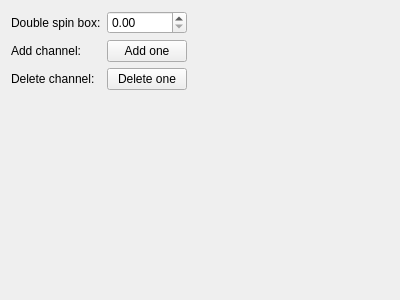
<?xml version="1.0" encoding="UTF-8"?>
<ui version="4.0">
 <class>DummyYourWidgetGui</class>
 <widget class="QWidget" name="DummyYourWidgetGui">
  <property name="geometry">
   <rect>
    <x>0</x>
    <y>0</y>
    <width>400</width>
    <height>300</height>
   </rect>
  </property>
  <property name="windowTitle">
   <string>Form</string>
  </property>
  <layout class="QGridLayout" name="gridLayout_2">
   <item row="1" column="0">
    <spacer name="verticalSpacer">
     <property name="orientation">
      <enum>Qt::Vertical</enum>
     </property>
     <property name="sizeHint" stdset="0">
      <size>
       <width>20</width>
       <height>40</height>
      </size>
     </property>
    </spacer>
   </item>
   <item row="0" column="0">
    <layout class="QGridLayout" name="gridLayout">
     <item row="1" column="0">
      <widget class="QLabel" name="m_qLabel_AddChannel">
       <property name="text">
        <string>Add channel:</string>
       </property>
      </widget>
     </item>
     <item row="0" column="1">
      <widget class="QDoubleSpinBox" name="m_pDoubleSpinBox_dummy"/>
     </item>
     <item row="0" column="0">
      <widget class="QLabel" name="label">
       <property name="text">
        <string>Double spin box:</string>
       </property>
      </widget>
     </item>
     <item row="2" column="0">
      <widget class="QLabel" name="m_qLabel_DeleteChannel">
       <property name="text">
        <string>Delete channel:</string>
       </property>
      </widget>
     </item>
     <item row="1" column="1">
      <widget class="QPushButton" name="m_qPushButton_AddOne">
       <property name="text">
        <string>Add one</string>
       </property>
      </widget>
     </item>
     <item row="2" column="1">
      <widget class="QPushButton" name="m_qPushButton_DeleteOne">
       <property name="text">
        <string>Delete one</string>
       </property>
      </widget>
     </item>
    </layout>
   </item>
   <item row="0" column="1">
    <spacer name="horizontalSpacer">
     <property name="orientation">
      <enum>Qt::Horizontal</enum>
     </property>
     <property name="sizeHint" stdset="0">
      <size>
       <width>40</width>
       <height>20</height>
      </size>
     </property>
    </spacer>
   </item>
  </layout>
 </widget>
 <resources/>
 <connections/>
</ui>
